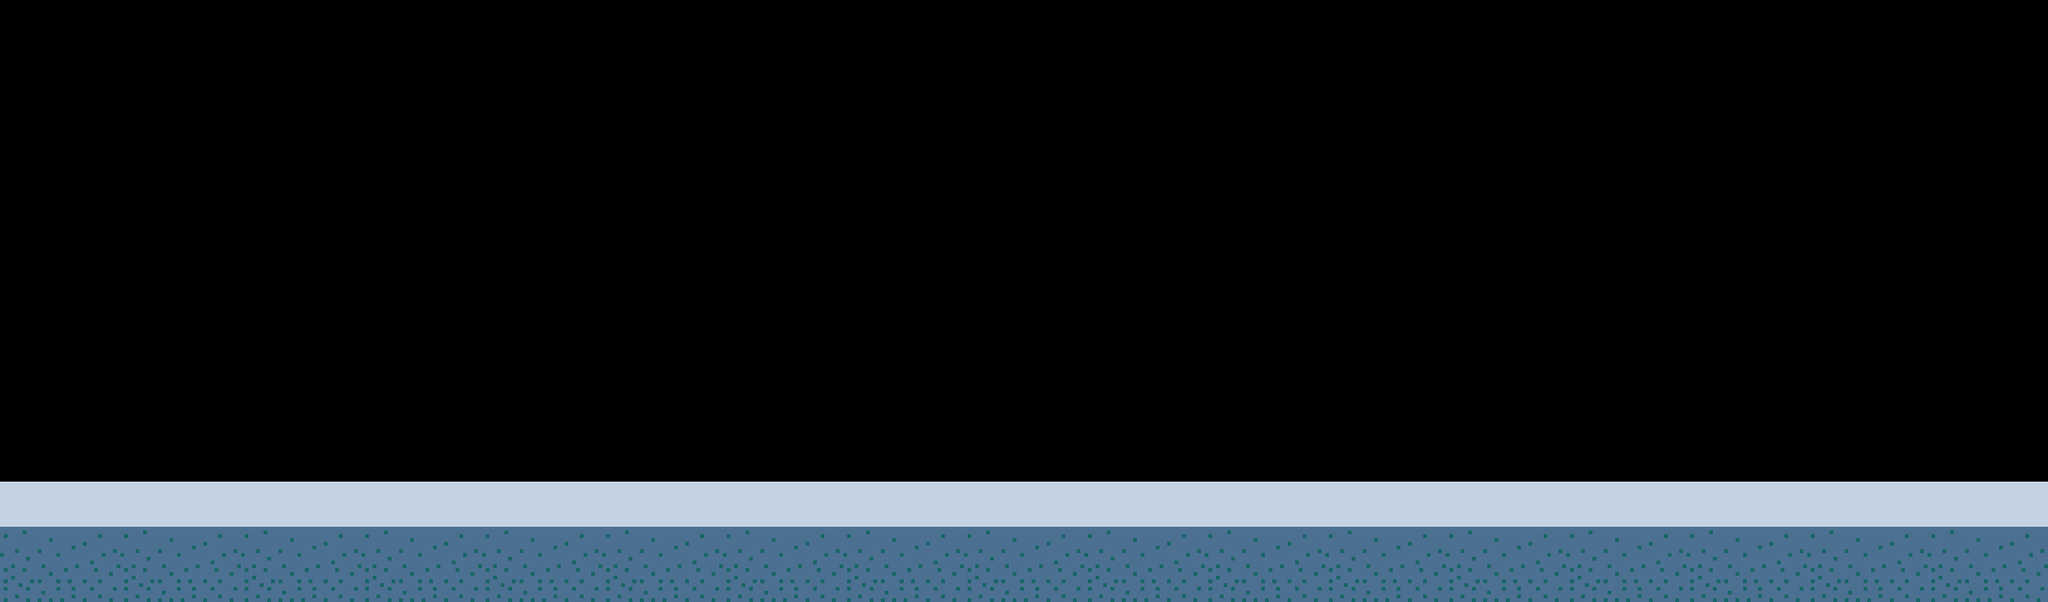

This is a level from a 2D game, rendered from its Tiled map with the project's own tilesets. A one-line summary and the complete map file follow:
An orthogonal 17x5 tile map with 128x128 px tiles, 1 tile layer (ground), 6 tilesets and 11 objects (virgil, elevator, player, elevator_doors, brut, ...).

<map version="1.4" tiledversion="2021.01.13" orientation="orthogonal" renderorder="right-down" width="17" height="5" tilewidth="128" tileheight="128" infinite="0" nextlayerid="14" nextobjectid="297">
 <editorsettings>
  <export target="level10_treachery.json" format="json" />
 </editorsettings>
 <tileset firstgid="1" name="tiles" tilewidth="128" tileheight="128" tilecount="21" columns="1">
  <image source="../assets/tileset.png" width="128" height="2688" />
  <tile id="0">
   <properties>
    <property name="collide" type="bool" value="true" />
   </properties>
  </tile>
 </tileset>
 <tileset firstgid="22" name="background" tilewidth="2560" tileheight="896" tilecount="8" columns="0">
  <grid orientation="orthogonal" width="1" height="1" />
  <tile id="103">
   <image width="86" height="172" source="../assets/level10_treachery/brut.png" />
  </tile>
  <tile id="104">
   <image width="996" height="540" source="../assets/level10_treachery/devil.png" />
  </tile>
  <tile id="105">
   <image width="1496" height="764" source="../assets/level10_treachery/feet.png" />
  </tile>
  <tile id="106">
   <image width="98" height="191" source="../assets/level10_treachery/judas.png" />
  </tile>
  <tile id="107">
   <image width="86" height="172" source="../assets/level10_treachery/cassius.png" />
  </tile>
  <tile id="108">
   <image width="2560" height="128" source="../assets/level10_treachery/strip_treachery.png" />
  </tile>
  <tile id="109">
   <image width="2560" height="896" source="../assets/level10_treachery/background.png" />
  </tile>
  <tile id="110">
   <image width="796" height="130" source="../assets/level10_treachery/headline.png" />
  </tile>
 </tileset>
 <tileset firstgid="133" name="virgil" tilewidth="120" tileheight="192" tilecount="4" columns="1">
  <grid orientation="orthogonal" width="152" height="248" />
  <image source="../assets/virgil.png" width="120" height="768" />
 </tileset>
 <tileset firstgid="137" name="dante" tilewidth="120" tileheight="192" tilecount="6" columns="2">
  <grid orientation="orthogonal" width="152" height="248" />
  <image source="../assets/dante.png" width="240" height="576" />
 </tileset>
 <tileset firstgid="143" name="elevator" tilewidth="375" tileheight="350" tilecount="14" columns="1">
  <grid orientation="orthogonal" width="350" height="392" />
  <image source="../assets/elevator.png" width="375" height="4900" />
 </tileset>
 <tileset firstgid="157" name="elevator_doors" tilewidth="375" tileheight="350" tilecount="10" columns="1">
  <grid orientation="orthogonal" width="196" height="322" />
  <image source="../assets/elevator_doors.png" width="375" height="3500" />
 </tileset>
 <objectgroup id="11" name="background">
  <object id="289" gid="131" x="-271" y="528" width="2616" height="652.4" />
 </objectgroup>
 <objectgroup id="12" name="background_objects_2">
  <object id="290" gid="127" x="-142.333" y="496.667" width="834.157" height="426" />
 </objectgroup>
 <objectgroup id="13" name="background_objects_1">
  <object id="291" gid="126" x="778" y="528" width="996" height="540" />
  <object id="292" gid="130" x="-25" y="529" width="2560" height="128" />
 </objectgroup>
 <layer id="8" name="ground" width="17" height="5">
  <data encoding="csv">
0,0,0,0,0,0,0,0,0,0,0,0,0,0,0,0,0,
0,0,0,0,0,0,0,0,0,0,0,0,0,0,0,0,0,
0,0,0,0,0,0,0,0,0,0,0,0,0,0,0,0,0,
0,0,0,0,0,0,0,0,0,0,0,0,0,0,0,0,0,
19,19,19,19,19,19,19,19,19,19,19,19,19,19,19,19,19
</data>
 </layer>
 <objectgroup id="4" name="game">
  <object id="73" name="virgil" gid="133" x="139" y="508" width="120" height="192" />
  <object id="80" name="elevator" gid="143" x="1796.75" y="514.346" width="375" height="350" />
  <object id="84" name="player" gid="137" x="8.167" y="507.167" width="120" height="192" />
  <object id="92" name="elevator_doors" type="elevator_doors" gid="157" x="1796.75" y="517.013" width="375" height="355" />
  <object id="294" name="brut" gid="125" x="1382.5" y="512" width="86" height="172">
   <properties>
    <property name="clickable" type="bool" value="true" />
   </properties>
  </object>
  <object id="295" name="cassius" gid="129" x="1631" y="510.667" width="86" height="172">
   <properties>
    <property name="clickable" type="bool" value="true" />
   </properties>
  </object>
  <object id="296" name="judas" gid="128" x="723" y="512" width="98" height="191">
   <properties>
    <property name="clickable" type="bool" value="true" />
   </properties>
  </object>
 </objectgroup>
</map>
